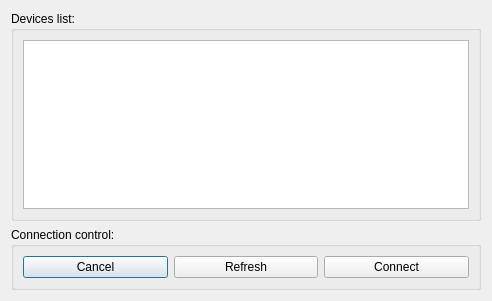
<?xml version="1.0" encoding="UTF-8"?>
<ui version="4.0">
 <class>SerialPortPicker</class>
 <widget class="QDialog" name="SerialPortPicker">
  <property name="geometry">
   <rect>
    <x>0</x>
    <y>0</y>
    <width>492</width>
    <height>301</height>
   </rect>
  </property>
  <property name="mouseTracking">
   <bool>true</bool>
  </property>
  <property name="tabletTracking">
   <bool>true</bool>
  </property>
  <property name="windowTitle">
   <string>COM Port Picker</string>
  </property>
  <property name="windowOpacity">
   <double>1.000000000000000</double>
  </property>
  <layout class="QGridLayout" name="gridLayout_3">
   <item row="0" column="0">
    <widget class="QGroupBox" name="groupBox_2">
     <property name="title">
      <string>Devices list:</string>
     </property>
     <layout class="QGridLayout" name="gridLayout">
      <item row="0" column="0">
       <widget class="QListWidget" name="listSerialDevices"/>
      </item>
     </layout>
    </widget>
   </item>
   <item row="1" column="0">
    <widget class="QGroupBox" name="groupBox">
     <property name="title">
      <string>Connection control:</string>
     </property>
     <layout class="QGridLayout" name="gridLayout_2">
      <item row="0" column="0">
       <widget class="QPushButton" name="buttonCancel">
        <property name="text">
         <string>Cancel</string>
        </property>
       </widget>
      </item>
      <item row="0" column="1">
       <widget class="QPushButton" name="buttonRefresh">
        <property name="text">
         <string>Refresh</string>
        </property>
       </widget>
      </item>
      <item row="0" column="2">
       <widget class="QPushButton" name="buttonAccept">
        <property name="text">
         <string>Connect</string>
        </property>
       </widget>
      </item>
     </layout>
    </widget>
   </item>
  </layout>
 </widget>
 <resources/>
 <connections>
  <connection>
   <sender>buttonAccept</sender>
   <signal>released()</signal>
   <receiver>SerialPortPicker</receiver>
   <slot>accept()</slot>
   <hints>
    <hint type="sourcelabel">
     <x>47</x>
     <y>237</y>
    </hint>
    <hint type="destinationlabel">
     <x>88</x>
     <y>259</y>
    </hint>
   </hints>
  </connection>
  <connection>
   <sender>buttonCancel</sender>
   <signal>released()</signal>
   <receiver>SerialPortPicker</receiver>
   <slot>reject()</slot>
   <hints>
    <hint type="sourcelabel">
     <x>187</x>
     <y>238</y>
    </hint>
    <hint type="destinationlabel">
     <x>283</x>
     <y>259</y>
    </hint>
   </hints>
  </connection>
 </connections>
</ui>
